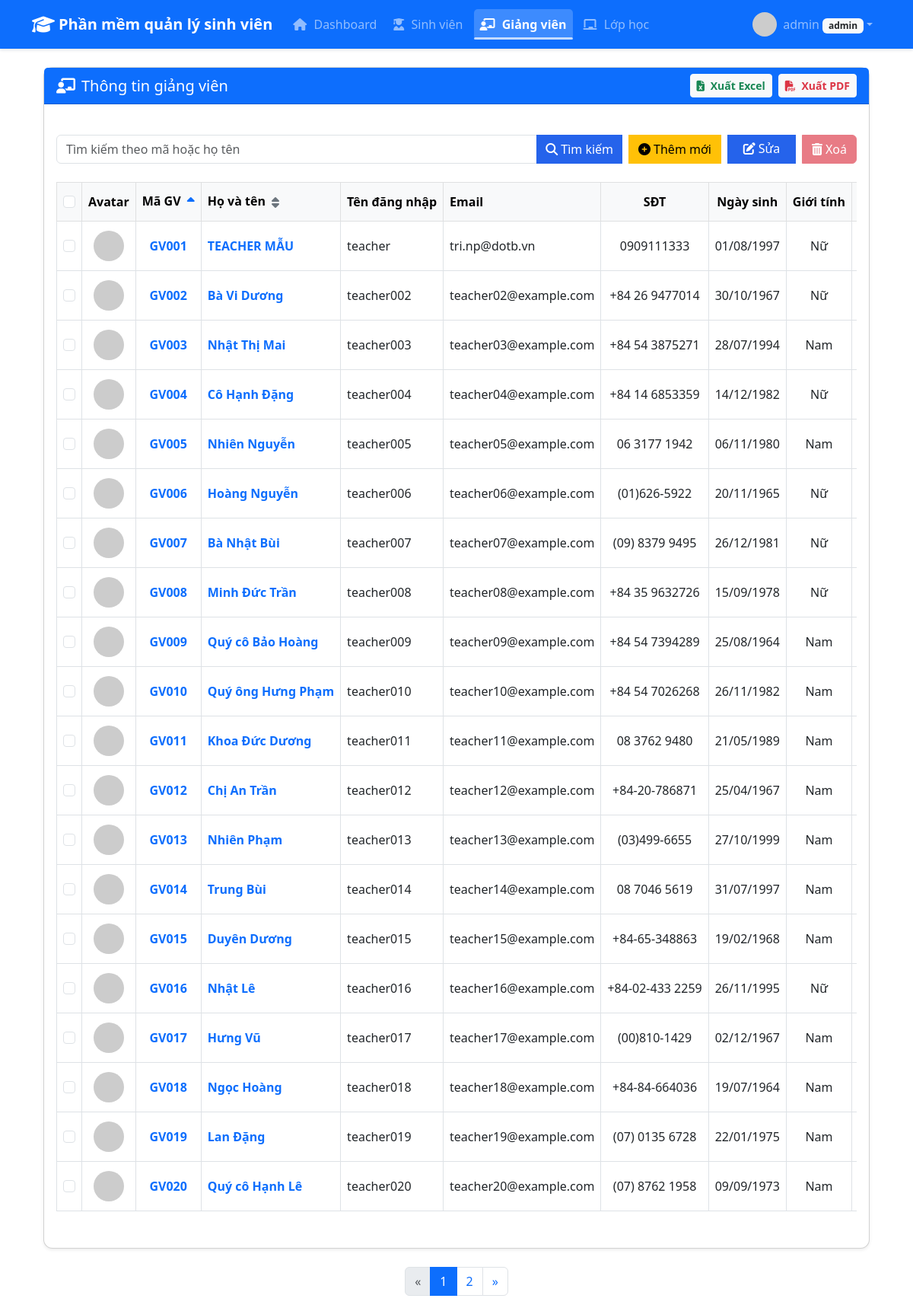
Before: /teachers/list (signed in) with the older database file.
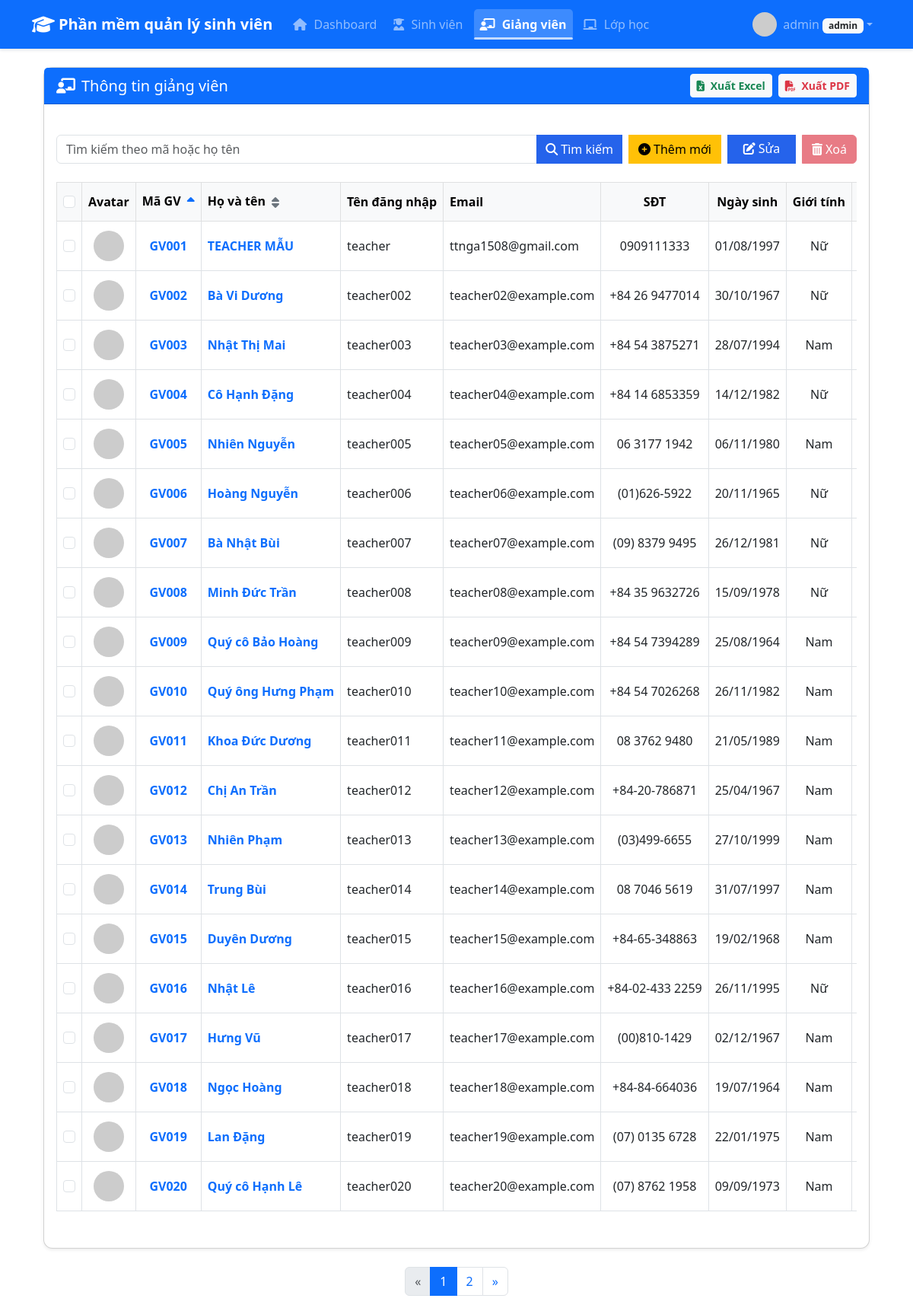
After: the same page with the newer database file.
### app/models.py (models this page shows, shortened)
class User(db.Model, UserMixin):
    id = db.Column(db.Integer, primary_key=True)
    username = db.Column(db.String(64), unique=True, nullable=False)
    password_hash = db.Column(db.String(128), nullable=False)
    role = db.Column(db.String(20), nullable=False)
    email = db.Column(db.String(100), unique=True)
    fullname = db.Column(db.String(100))
    phone = db.Column(db.String(20))
    birthdate = db.Column(db.Date)
    gender = db.Column(db.String(10))
    avatar = db.Column(db.String(255))
    teacher_code = db.Column(db.String(20), unique=True)
    student_code = db.Column(db.String(20), unique=True)
    class_id = db.Column(db.Integer, db.ForeignKey('class.id'))
    score = db.Column(db.Float)
    updated_at = db.Column(db.DateTime, default=datetime.utcnow, onupdate=datetime.utcnow)
    reset_password_token = db.Column(db.String(128))
    reset_password_expires = db.Column(db.DateTime)
    classes = db.relationship('Class', secondary=teacher_class, backref='teachers')

### app/teachers/routes.py (the view)
@teachers_bp.route('/')
@teachers_bp.route('/list')
@login_required
def teacher_list():
    search = request.args.get('search', '')
    sort_by = request.args.get('sort_by', 'teacher_code')
    sort_order = request.args.get('sort_order', 'asc')
    page = int(request.args.get('page', 1))
    per_page = 20
    if current_user.role == 'admin':
        query = User.query.filter_by(role='teacher')
        if search:
            query = query.filter((User.teacher_code.ilike(f'%{search}%')) | (User.fullname.ilike(f'%{search}%')))
        if sort_by == 'teacher_code':
            if sort_order == 'asc':
                query = query.order_by(User.teacher_code.asc())
            else:
                query = query.order_by(User.teacher_code.desc())
        elif sort_by == 'fullname':
            if sort_order == 'asc':
                query = query.order_by(User.fullname.asc())
            else:
                query = query.order_by(User.fullname.desc())
        else:
            query = query.order_by(User.teacher_code.asc())
        total = query.count()
        total_pages = (total + per_page - 1) // per_page
        teachers_page = query.offset((page-1)*per_page).limit(per_page).all()
        total_classes = Class.query.count()
        all_students = User.query.filter_by(role='student').filter(User.score != None).all()
        avg_score = round(sum([s.score for s in all_students]) / len(all_students), 2) if all_students else None
        return render_template('teachers/index.html', teachers=teachers_page, is_admin=True, search=search, sort_by=sort_by, sort_order=sort_order, total_classes=total_classes, avg_score=avg_score, page=page, total_pages=total_pages)
    elif current_user.role == 'teacher':
        return render_template('teachers/index.html', teachers=[current_user], is_admin=False, search=search, sort_by=sort_by, sort_order=sort_order, page=1, total_pages=1)
    else:
        return render_template('teachers/index.html', teachers=[], is_admin=False, search=search, sort_by=sort_by, sort_order=sort_order, page=1, total_pages=1)

### app/__init__.py (called while the page is built)
@login_manager.user_loader
def load_user(user_id):
    from app.models import User
    return User.query.get(int(user_id))

### app/templates/teachers/index.html (shortened to what the changed rows need)
{% extends 'base.html' %}
{% block content %}
<div class="container-fluid">
    <div class="row mb-4">
        <div class="col-12">
            <div class="card shadow-sm">
                <div class="card-body">
                    {% if teachers and not is_admin %}
                        <div class="row mb-3 justify-content-center">
                            <div class="col-md-3 text-center">
                                <img src="{{ teachers[0].avatar or 'https://api.dicebear.com/7.x/adventurer/png?seed=teacher' }}" class="rounded-circle shadow mb-3" width="120" height="120" alt="Avatar">
                                <h4 class="fw-bold mt-2">{{ teachers[0].fullname or teachers[0].username }}</h4>
                                <a href="{{ url_for('teachers.edit_profile') }}" class="btn btn-primary btn-sm mt-2"><i class="fas fa-edit me-1"></i>Chỉnh sửa thông tin</a>
                            </div>
                            <div class="col-md-5">
                                <div class="mb-2"><strong>Số điện thoại:</strong> {{ teachers[0].phone or 'Chưa cập nhật' }}</div>
                                <div class="mb-2"><strong>Ngày sinh:</strong> {{ teachers[0].birthdate.strftime('%d/%m/%Y') if teachers[0].birthdate else 'Chưa cập nhật' }}</div>
                                <div class="mb-2"><strong>Giới tính:</strong> {{ teachers[0].gender or 'Chưa cập nhật' }}</div>
                                <div class="mb-2"><strong>Các lớp phụ trách:</strong>
                                    {% if teachers[0].classes %}
                                        <ul class="mb-0 ps-3">
                                        {% for c in teachers[0].classes %}
                                            <li>{{ c.name }}</li>
                                        {% endfor %}
                                        </ul>
                                    {% else %}
                                        <span>Chưa có lớp phụ trách</span>
                                    {% endif %}
                                </div>
                            </div>
                        </div>
                    {% elif teachers and is_admin %}
                        <form id="deleteForm" action="{{ url_for('teachers.delete_teachers') }}" method="POST" class="mb-3">
                            <div class="table-responsive">
                                <table class="table table-hover table-bordered align-middle table-teachers">
                                    <thead class="table-light">
                                        <tr>
                                            <th width="40px" class="text-center"><input type="checkbox" class="form-check-input" id="selectAll"></th>
                                            <th class="text-center col-avatar" style="width:60px;">Avatar</th>
                                            <th class="text-center col-teacher-code">Mã GV
                                                <a href="?search={{ request.args.get('search', '') }}&sort_by=teacher_code&sort_order={% if sort_by == 'teacher_code' and sort_order == 'asc' %}desc{% else %}asc{% endif %}" class="ms-1 text-secondary align-middle" style="font-size:1rem">
                                                    {% if sort_by == 'teacher_code' and sort_order == 'asc' %}
                                                        <i class="fas fa-sort-up text-primary"></i>
                                                    {% elif sort_by == 'teacher_code' and sort_order == 'desc' %}
                                                        <i class="fas fa-sort-down text-primary"></i>
                                                    {% else %}
                                                        <i class="fas fa-sort"></i>
                                                    {% endif %}
                                                </a>
                                            </th>
                                            <th class="text-start col-fullname">Họ và tên
                                                <a href="?search={{ request.args.get('search', '') }}&sort_by=fullname&sort_order={% if sort_by == 'fullname' and sort_order == 'asc' %}desc{% else %}asc{% endif %}" class="ms-1 text-secondary align-middle" style="font-size:1rem">
                                                    {% if sort_by == 'fullname' and sort_order == 'asc' %}
                                                        <i class="fas fa-sort-up text-primary"></i>
                                                    {% elif sort_by == 'fullname' and sort_order == 'desc' %}
                                                        <i class="fas fa-sort-down text-primary"></i>
                                                    {% else %}
                                                        <i class="fas fa-sort"></i>
                                                    {% endif %}
                                                </a>
                                            </th>
                                            <th class="text-start col-username">Tên đăng nhập</th>
                                            <th class="text-start col-email">Email</th>
                                            <th class="text-center col-phone">SĐT</th>
                                            <th class="text-center col-birthdate">Ngày sinh</th>
                                            <th class="text-center col-gender">Giới tính</th>
                                            <th class="text-center col-classes">Các lớp phụ trách</th>
                                        </tr>
                                    </thead>
                                    <tbody>
                                        {% for teacher in teachers %}
                                        <tr>
                                            <td class="text-center"><input type="checkbox" class="form-check-input teacher-checkbox" value="{{ teacher.id }}"></td>
                                            <td class="text-center col-avatar">
                                                <img src="{{ teacher.avatar or 'https://api.dicebear.com/7.x/adventurer/png?seed=teacher' }}" class="rounded-circle" width="40" height="40" alt="Avatar">
                                            </td>
                                            <td class="text-center col-teacher-code"><a href="{{ url_for('teachers.edit_teacher', id=teacher.id) }}" class="student-link">{{ teacher.teacher_code }}</a></td>
                                            <td class="text-start col-fullname"><a href="{{ url_for('teachers.edit_teacher', id=teacher.id) }}" class="student-link">{{ teacher.fullname }}</a></td>
                                            <td class="text-start col-username">{{ teacher.username }}</td>
                                            <td class="text-start col-email">{{ teacher.email or '' }}</td>
                                            <td class="text-center col-phone">{{ teacher.phone or '' }}</td>
                                            <td class="text-center col-birthdate">{{ teacher.birthdate.strftime('%d/%m/%Y') if teacher.birthdate else '' }}</td>
                                            <td class="text-center col-gender">{{ teacher.gender or '' }}</td>
                                            <td class="text-center col-classes">
                                            </td>
                                        </tr>
                                        {% endfor %}
                                    </tbody>
                                </table>
                            </div>
                        </form>
                    {% else %}
                        <div class="alert alert-info text-center my-4">
                            <i class="fas fa-info-circle me-2"></i>Không có giảng viên nào
                        </div>
                    {% endif %}
                </div>
            </div>
        </div>
    </div>
</div>
{% endblock %}

Changed rows visible on the page:
changed User "GV001": email "tri.np@dotb.vn" → "ttnga1508@gmail.com"
